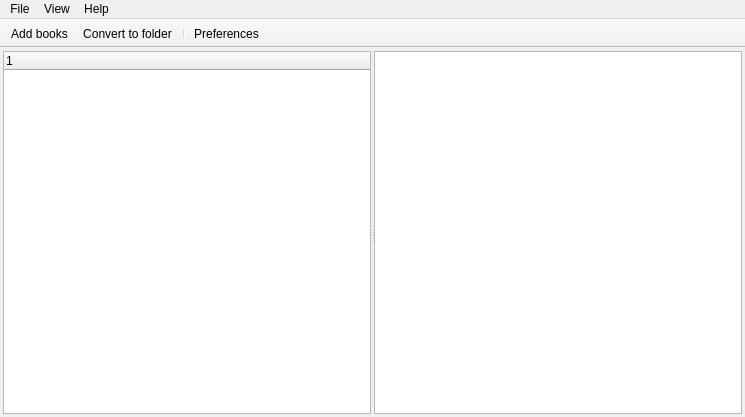
<?xml version="1.0" encoding="UTF-8"?>
<ui version="4.0">
 <class>MainWindow</class>
 <widget class="QMainWindow" name="MainWindow">
  <property name="geometry">
   <rect>
    <x>0</x>
    <y>0</y>
    <width>745</width>
    <height>417</height>
   </rect>
  </property>
  <property name="windowTitle">
   <string>MainWindow</string>
  </property>
  <widget class="QWidget" name="centralwidget">
   <layout class="QGridLayout" name="gridLayout">
    <property name="leftMargin">
     <number>3</number>
    </property>
    <property name="topMargin">
     <number>3</number>
    </property>
    <property name="rightMargin">
     <number>3</number>
    </property>
    <property name="bottomMargin">
     <number>3</number>
    </property>
    <property name="spacing">
     <number>3</number>
    </property>
    <item row="0" column="0">
     <widget class="QSplitter" name="splitter">
      <property name="orientation">
       <enum>Qt::Horizontal</enum>
      </property>
      <property name="handleWidth">
       <number>3</number>
      </property>
      <property name="childrenCollapsible">
       <bool>false</bool>
      </property>
      <widget class="QTreeWidget" name="navTree">
       <column>
        <property name="text">
         <string notr="true">1</string>
        </property>
       </column>
      </widget>
      <widget class="BookTableView" name="bookTable">
       <property name="selectionMode">
        <enum>QAbstractItemView::ExtendedSelection</enum>
       </property>
      </widget>
     </widget>
    </item>
   </layout>
  </widget>
  <widget class="QMenuBar" name="menubar">
   <property name="geometry">
    <rect>
     <x>0</x>
     <y>0</y>
     <width>745</width>
     <height>21</height>
    </rect>
   </property>
   <widget class="QMenu" name="menuFile">
    <property name="title">
     <string>File</string>
    </property>
    <addaction name="actionAddBooks"/>
    <addaction name="actionRemoveBooks"/>
    <addaction name="actionEditMetadata"/>
    <addaction name="separator"/>
    <addaction name="actionConvertToDisk"/>
    <addaction name="separator"/>
    <addaction name="actionSettings"/>
    <addaction name="separator"/>
    <addaction name="actionExit"/>
   </widget>
   <widget class="QMenu" name="menuHelp">
    <property name="title">
     <string>Help</string>
    </property>
    <addaction name="actionAbout"/>
    <addaction name="actionAboutQt"/>
   </widget>
   <widget class="QMenu" name="menuView">
    <property name="title">
     <string>View</string>
    </property>
    <addaction name="actionViewLog"/>
   </widget>
   <addaction name="menuFile"/>
   <addaction name="menuView"/>
   <addaction name="menuHelp"/>
  </widget>
  <widget class="QToolBar" name="toolBar">
   <property name="windowTitle">
    <string>toolBar</string>
   </property>
   <property name="movable">
    <bool>false</bool>
   </property>
   <property name="floatable">
    <bool>false</bool>
   </property>
   <attribute name="toolBarArea">
    <enum>TopToolBarArea</enum>
   </attribute>
   <attribute name="toolBarBreak">
    <bool>false</bool>
   </attribute>
   <addaction name="actionAddBooks"/>
   <addaction name="actionConvertToDisk"/>
   <addaction name="separator"/>
   <addaction name="actionSettings"/>
  </widget>
  <action name="actionAddBooks">
   <property name="icon">
    <iconset resource="resources.qrc">
     <normaloff>:/toolbar/bright-tool-add.png</normaloff>:/toolbar/bright-tool-add.png</iconset>
   </property>
   <property name="text">
    <string>Add books</string>
   </property>
   <property name="shortcut">
    <string>Ctrl+O</string>
   </property>
   <property name="iconVisibleInMenu">
    <bool>false</bool>
   </property>
  </action>
  <action name="actionExit">
   <property name="text">
    <string>Exit</string>
   </property>
   <property name="menuRole">
    <enum>QAction::QuitRole</enum>
   </property>
  </action>
  <action name="actionConvertToDisk">
   <property name="icon">
    <iconset resource="resources.qrc">
     <normaloff>:/toolbar/bright-tool-folder.png</normaloff>:/toolbar/bright-tool-folder.png</iconset>
   </property>
   <property name="text">
    <string>Convert to folder</string>
   </property>
   <property name="toolTip">
    <string>Convert book to folder</string>
   </property>
   <property name="iconVisibleInMenu">
    <bool>false</bool>
   </property>
  </action>
  <action name="actionSettings">
   <property name="icon">
    <iconset resource="resources.qrc">
     <normaloff>:/toolbar/bright-tool-settings.png</normaloff>:/toolbar/bright-tool-settings.png</iconset>
   </property>
   <property name="text">
    <string>Preferences</string>
   </property>
   <property name="toolTip">
    <string>Libro preferences</string>
   </property>
   <property name="menuRole">
    <enum>QAction::PreferencesRole</enum>
   </property>
   <property name="iconVisibleInMenu">
    <bool>false</bool>
   </property>
  </action>
  <action name="actionAbout">
   <property name="text">
    <string>About</string>
   </property>
   <property name="menuRole">
    <enum>QAction::AboutRole</enum>
   </property>
  </action>
  <action name="actionRemoveBooks">
   <property name="text">
    <string>Remove books</string>
   </property>
   <property name="toolTip">
    <string>Remove books</string>
   </property>
   <property name="shortcut">
    <string>Del</string>
   </property>
  </action>
  <action name="actionAboutQt">
   <property name="text">
    <string>About Qt</string>
   </property>
   <property name="menuRole">
    <enum>QAction::AboutQtRole</enum>
   </property>
  </action>
  <action name="actionEditMetadata">
   <property name="text">
    <string>Edit metadata</string>
   </property>
   <property name="toolTip">
    <string>Edit metadata</string>
   </property>
  </action>
  <action name="actionViewLog">
   <property name="text">
    <string>Log</string>
   </property>
  </action>
 </widget>
 <customwidgets>
  <customwidget>
   <class>BookTableView</class>
   <extends>QTableView</extends>
   <header>.booktableview.h</header>
  </customwidget>
 </customwidgets>
 <resources>
  <include location="resources.qrc"/>
 </resources>
 <connections>
  <connection>
   <sender>actionAddBooks</sender>
   <signal>triggered()</signal>
   <receiver>MainWindow</receiver>
   <slot>onActionAddBooks()</slot>
   <hints>
    <hint type="sourcelabel">
     <x>-1</x>
     <y>-1</y>
    </hint>
    <hint type="destinationlabel">
     <x>372</x>
     <y>208</y>
    </hint>
   </hints>
  </connection>
  <connection>
   <sender>actionExit</sender>
   <signal>triggered()</signal>
   <receiver>MainWindow</receiver>
   <slot>close()</slot>
   <hints>
    <hint type="sourcelabel">
     <x>-1</x>
     <y>-1</y>
    </hint>
    <hint type="destinationlabel">
     <x>372</x>
     <y>208</y>
    </hint>
   </hints>
  </connection>
  <connection>
   <sender>actionConvertToDisk</sender>
   <signal>triggered()</signal>
   <receiver>MainWindow</receiver>
   <slot>onActionConvertToDisk()</slot>
   <hints>
    <hint type="sourcelabel">
     <x>-1</x>
     <y>-1</y>
    </hint>
    <hint type="destinationlabel">
     <x>372</x>
     <y>208</y>
    </hint>
   </hints>
  </connection>
  <connection>
   <sender>actionSettings</sender>
   <signal>triggered()</signal>
   <receiver>MainWindow</receiver>
   <slot>onActionSettings()</slot>
   <hints>
    <hint type="sourcelabel">
     <x>-1</x>
     <y>-1</y>
    </hint>
    <hint type="destinationlabel">
     <x>372</x>
     <y>208</y>
    </hint>
   </hints>
  </connection>
  <connection>
   <sender>actionRemoveBooks</sender>
   <signal>triggered()</signal>
   <receiver>MainWindow</receiver>
   <slot>onActionRemoveBooks()</slot>
   <hints>
    <hint type="sourcelabel">
     <x>-1</x>
     <y>-1</y>
    </hint>
    <hint type="destinationlabel">
     <x>372</x>
     <y>208</y>
    </hint>
   </hints>
  </connection>
  <connection>
   <sender>actionAbout</sender>
   <signal>triggered()</signal>
   <receiver>MainWindow</receiver>
   <slot>onActionAbout()</slot>
   <hints>
    <hint type="sourcelabel">
     <x>-1</x>
     <y>-1</y>
    </hint>
    <hint type="destinationlabel">
     <x>372</x>
     <y>208</y>
    </hint>
   </hints>
  </connection>
  <connection>
   <sender>actionAboutQt</sender>
   <signal>triggered()</signal>
   <receiver>MainWindow</receiver>
   <slot>onActionAboutQt()</slot>
   <hints>
    <hint type="sourcelabel">
     <x>-1</x>
     <y>-1</y>
    </hint>
    <hint type="destinationlabel">
     <x>372</x>
     <y>208</y>
    </hint>
   </hints>
  </connection>
  <connection>
   <sender>actionEditMetadata</sender>
   <signal>triggered()</signal>
   <receiver>MainWindow</receiver>
   <slot>onActionEditMetadata()</slot>
   <hints>
    <hint type="sourcelabel">
     <x>-1</x>
     <y>-1</y>
    </hint>
    <hint type="destinationlabel">
     <x>372</x>
     <y>208</y>
    </hint>
   </hints>
  </connection>
  <connection>
   <sender>actionViewLog</sender>
   <signal>triggered()</signal>
   <receiver>MainWindow</receiver>
   <slot>onActionViewLog()</slot>
   <hints>
    <hint type="sourcelabel">
     <x>-1</x>
     <y>-1</y>
    </hint>
    <hint type="destinationlabel">
     <x>372</x>
     <y>208</y>
    </hint>
   </hints>
  </connection>
 </connections>
 <slots>
  <slot>onActionAddBooks()</slot>
  <slot>onActionConvertToDisk()</slot>
  <slot>onActionSettings()</slot>
  <slot>onActionRemoveBooks()</slot>
  <slot>onActionAbout()</slot>
  <slot>onActionAboutQt()</slot>
  <slot>onActionEditMetadata()</slot>
  <slot>onActionViewLog()</slot>
 </slots>
</ui>
